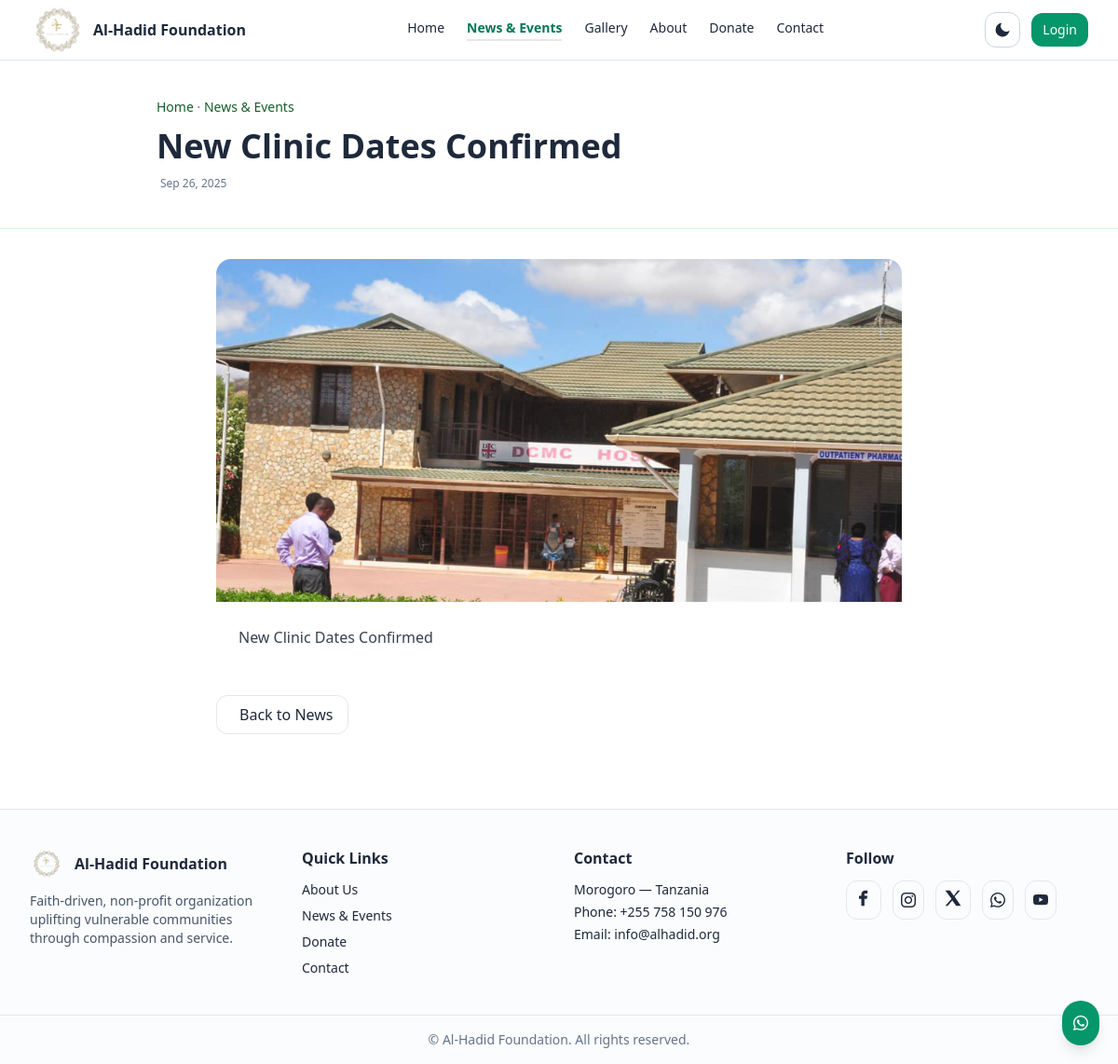
Screenshot of /news/8/ with the database file from the repository.
### website/models.py (models this page shows, shortened)
class News(models.Model):
    title = models.CharField(max_length=200)
    content = models.TextField()
    image = models.ImageField(upload_to='news/', blank=True, null=True)
    is_published = models.BooleanField(default=True)
    created_at = models.DateTimeField(auto_now_add=True)
    updated_at = models.DateTimeField(auto_now=True)
    class Meta:
        ordering = ['-created_at']
        verbose_name_plural = "News"

### website/views.py (the view)
# urls.py: path('news/<int:pk>/', views.news_detail, name='news_detail'),
def news_detail(request, pk):
    news_item = get_object_or_404(News, pk=pk, is_published=True)
    context = {
        'news': news_item,
        'page_title': news_item.title,
        'active': 'news_events',
    }
    return render(request, 'website/news_detail.html', context)

### admin_panel/templatetags/form_extras.py (called while the page is built)
@register.filter
def wa_link(number):
    if not number:
        return ""
    digits = re.sub(r"\D", "", str(number))
    if not digits:
        return ""
    return f"https://wa.me/255{digits}"

### website/context_processors.py (called while the page is built)
def site_settings(request):
    settings, _ = SiteSettings.objects.get_or_create(pk=1)
    try:
        has_is_published = any(f.name == "is_published" for f in Gallery._meta.get_fields())
        photos_qs = Gallery.objects.all()
        if has_is_published:
            photos_qs = photos_qs.filter(is_published=True)
        photos_count = photos_qs.count()
    except Exception:
        photos_count = 0  # fallback salama
    theme = request.session.get("theme", "light")
    return {
        "site_settings": settings,
        "current_theme": theme,
        "photos_count": photos_count,
    }

### templates/website/news_detail.html (shortened to what this page needs)
{% extends "base.html" %}
{% block content %}
<section class="border-b border-emerald-100 dark:border-slate-800 relative py-10 hero-news">
  <div class="max-w-4xl mx-auto px-4">
    <nav class="text-sm text-slate-500 dark:text-slate-400 mb-3">
      <a class="text-primary hover:text-gold" href="{% url 'website:home' %}">Home</a> ·
      <a class="text-primary hover:text-gold" href="{% url 'website:news_events' %}">News & Events</a>
    </nav>
    <h1 class="text-3xl md:text-4xl font-bold leading-tight">{{ news.title }}</h1>
    <div class="mt-3 text-xs text-slate-500 dark:text-slate-400 flex items-center gap-3">
      <span>{{ news.created_at|date:"M d, Y" }}</span>
    </div>
  </div>
</section>
<section class="max-w-3xl mx-auto px-4 py-8">
  <article class="news-card rounded-2xl overflow-hidden">
    {% if news.image %}
      <img src="{{ news.image.url }}" alt="{{ news.title }}" class="w-full max-h-[480px] object-cover">
    {% endif %}
    <div class="p-6 prose dark:prose-invert max-w-none">
      {% firstof news.content news.body news.text "" as n_txt %}
      {{ n_txt|safe }}
    </div>
  </article>
  <div class="flex flex-wrap gap-3 mt-6">
    <a href="{% url 'website:news_events' %}" class="inline-flex items-center gap-2 px-4 py-2 rounded-xl border border-gold/30 hover:bg-gold/10 transition">
      <span>Back to News</span>
    </a>
  </div>
</section>
{% endblock %}

### rows the page displays
News: title "New Clinic Dates Confirmed", created_at "Sep 26, 2025", image (picture)

### other values shown
{{ n_txt|safe }} "New Clinic Dates Confirmed"
